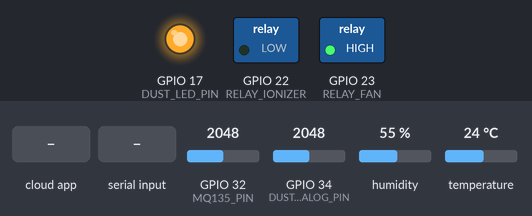
Simulated run of this sketch. Board: ESP32. On the bench: switched loads named in the sketch (green lamp = pin HIGH), output pins drawn as LEDs (lit = HIGH). Inputs (shaded band) come from the test bench; at power-on: GPIO 32 (MQ135_PIN) = 2048, GPIO 34 (DUST_ANALOG_PIN) = 2048, humidity 55 %, temperature 24 °C (analog values on the 0–4095 scale). WiFi joins after 1.5 s; servers stay silent unless stated; the local clock reads 2024-03-15 10:24:30 at power-on unless the sketch sets it; the Firebase database answers and starts empty; what the sketch prints to the serial monitor is not drawn.

Above: at 4.8 s.
4.9 s: the phone or cloud app sets fan to 1
At 7.6 s:
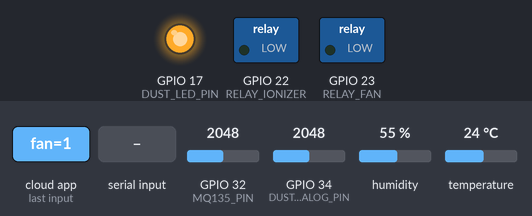
8.2 s: the phone or cloud app sets ionizer to 1
At 9.3 s:
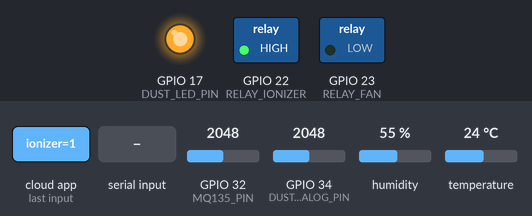
10.3 s: "fan off\n" received over Serial
At 11.7 s:
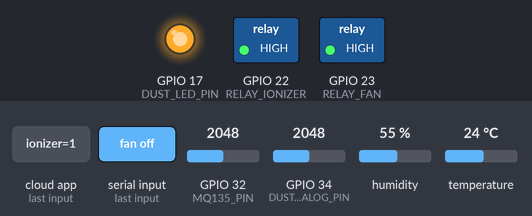
17.6 s: the phone or cloud app sets ionizer to 0
At 20.5 s:
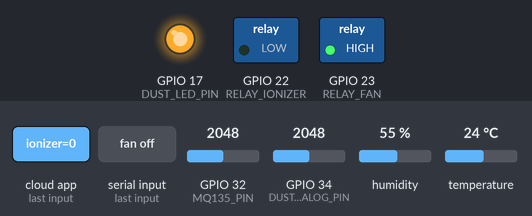
Timing chart, 0 to 21.0 s (numbered marks = the images above; inputs shaded):
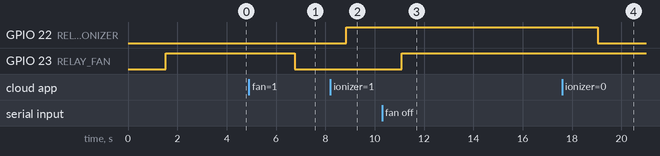

The sketch:

AangAirControlSystem.ino
```cpp
/*
 * AANG AIR CONTROL SYSTEM
 * ESP32 IoT Air Purifier + LG AC IR Control + Firebase Integration
 *
 * Sensors:
 * - DHT22 (Temperature & Humidity)
 * - MQ-135 (Gas/CO Detection)
 * - GP2Y1014AU (Dust/PM2.5 Sensor)
 *
 * Actuators:
 * - Relay Fan (Active LOW)
 * - Relay Ionizer (Active HIGH)
 * - IR Transmitter for LG AC
 *
 * Communication: Firebase Realtime Database
 */

#include <Arduino.h>
#include <WiFi.h>
#include <Firebase_ESP_Client.h>
#include <DHT.h>
#include <time.h>

// IR Remote Library
#define DECODE_LG
#define DECODE_DISTANCE_WIDTH
#define DECODE_HASH
#define RAW_BUFFER_LENGTH 750
#define RECORD_GAP_MICROS 12000
#include <IRremote.hpp>

// ================= FIREBASE CONFIG =================
#define FIREBASE_HOST ""
#define FIREBASE_AUTH ""

// ================= WIFI CONFIG =================
#define WIFI_SSID ""
#define WIFI_PASSWORD ""

// ================= PIN DEFINITIONS =================
// Sensors
#define MQ135_PIN       32
#define DUST_ANALOG_PIN 34
#define DUST_LED_PIN    17
#define DHT_PIN         4
#define DHT_TYPE        DHT22

// Actuators
#define RELAY_FAN       23    // ACTIVE LOW
#define RELAY_IONIZER   22    // ACTIVE HIGH

// IR
#define IR_SEND_PIN     5
#define IR_RECEIVE_PIN  15

// ================= DUST SENSOR TIMING =================
#define SAMPLING_TIME   280
#define DELTA_TIME      40
#define SLEEP_TIME      9680

// ================= TIMING CONFIG =================
#define SEND_INTERVAL       5000   // Send data every 5 seconds
#define COMMAND_CHECK_INTERVAL 1000 // Check commands every 1 second
#define NTP_SERVER "pool.ntp.org"
#define GMT_OFFSET_SEC 25200       // GMT+7 Indonesia
#define DAYLIGHT_OFFSET_SEC 0

// ================= OBJECTS =================
FirebaseData fbdo;
FirebaseData streamFbdo;
FirebaseAuth auth;
FirebaseConfig config;
DHT dht(DHT_PIN, DHT_TYPE);

// ================= STATE VARIABLES =================
struct SensorData {
  float temperature;
  float humidity;
  float gasLevel;      // MQ135 in ppm approximation
  float pm25;          // PM2.5 in mg/m³
  int mq135Raw;        // Raw ADC value
  String timestamp;
};

struct DeviceState {
  bool fanOn;
  bool ionizerOn;
  bool acOn;
  int acTemp;
  bool jetCool;
};

SensorData sensors;
DeviceState devices = {false, false, true, 24, false};
DeviceState lastDevices = {false, false, true, 24, false};

unsigned long lastSendTime = 0;
unsigned long lastCommandCheckTime = 0;
String deviceId = "AANG_NODE_01";
bool firebaseReady = false;

// ================= IR RAW DATA FOR LG AC =================
uint16_t lgOnRaw[] = {3400,9950,500,1600,500,550,500,550,500,500,550,1550,500,550,500,550,500,550,500,550,500,550,500,500,550,500,550,500,550,500,500,550,500,550,500,550,500,1550,500,550,500,550,500,550,500,1550,550,500,550,500,500,1600,500,550,500,550,500,550,550};

uint16_t lgOffRaw[] = {3200,9950,500,1550,550,500,550,500,500,550,500,1600,500,550,500,550,500,500,550,1550,550,1550,500,550,500,500,550,500,550,500,500,550,500,550,500,550,500,550,500,500,550,500,550,500,500,1600,500,550,500,1550,550,500,550,500,500,550,500,1600,500};

uint16_t lg16Raw[] = {3400,9950,500,1600,550,500,500,550,500,550,500,1550,550,500,500,550,500,550,500,500,550,500,550,500,500,550,500,1600,500,550,500,550,500,500,550,500,550,500,500,550,500,1600,500,500,550,1550,500,550,500,550,500,1600,500,1600,500,500,550,1550,500};
uint16_t lg17Raw[] = {3350,9950,550,1600,500,550,450,550,500,550,500,1600,500,550,450,600,500,500,550,500,500,550,500,550,450,600,500,1550,500,550,500,550,500,550,500,550,450,600,450,1600,500,550,500,550,500,1550,550,500,550,500,500,1600,500,1600,500,1550,550,500,500};
uint16_t lg18Raw[] = {3350,9950,500,1550,550,550,450,600,500,500,500,1600,500,550,500,550,500,550,450,600,450,600,450,600,450,600,500,1550,500,550,500,550,500,550,500,550,450,600,500,1550,500,1600,500,550,500,1600,500,550,500,500,500,1600,500,1600,500,1550,500,1600,500};
uint16_t lg19Raw[] = {3400,9950,550,1550,500,550,500,550,500,550,500,1550,550,500,550,500,550,500,550,500,500,550,500,550,500,550,500,1550,500,550,500,500,550,550,500,550,500,1600,500,550,500,550,500,500,550,1550,550,500,550,500,500,550,500,550,500,500,550,500,550};
uint16_t lg20Raw[] = {3400,9950,500,1550,550,500,550,500,550,500,500,1600,500,550,500,550,500,500,550,500,550,500,550,500,550,500,1550,500,550,500,550,500,550,500,500,550,1550,500,550,500,1600,500,500,550,1550,500,550,550,500,500,550,500,500,550,500,550,1550,500};
uint16_t lg21Raw[] = {3400,9900,500,1550,550,500,550,500,550,500,500,1600,500,550,500,550,500,500,550,500,550,500,550,500,550,500,1550,500,550,500,550,500,550,500,500,550,1550,500,550,500,1600,500,500,550,1550,500,550,550,500,500,550,500,500,550,500,550,1550,500};
uint16_t lg22Raw[] = {3400,9900,550,1550,550,500,550,500,550,500,500,1600,500,550,500,550,500,500,550,500,550,550,500,500,550,500,550,1550,500,550,500,550,500,550,500,500,550,1550,500,1600,500,1550,550,500,550,1550,500,550,500,550,500,500,550,500,550,1550,500,1600,500};
uint16_t lg23Raw[] = {3400,9950,500,1600,500,550,500,500,550,500,550,1550,550,500,500,550,500,550,500,550,500,550,500,550,500,550,500,1550,550,500,550,500,500,550,500,1550,550,500,550,500,500,550,500,550,500,1600,500,550,500,500,550,500,550,1550,500,550,500,550,500};
uint16_t lg24Raw[] = {3400,9900,500,1600,500,550,500,550,500,550,450,1650,450,550,500,550,500,550,500,550,450,600,450,550,500,550,500,1600,500,550,450,600,500,550,450,1600,500,550,500,550,500,1600,500,500,500,1600,500,550,500,550,500,550,500,1600,500,550,500,1550,500};
uint16_t lg25Raw[] = {3400,9900,500,1600,500,550,500,500,550,500,500,1600,500,550,500,550,500,500,550,500,550,500,500,550,500,550,500,1550,550,500,500,550,500,550,500,1600,500,550,500,1550,550,500,500,550,500,1550,550,500,550,500,550,500,550,1550,500,1600,500,550,500};

uint16_t lgJetOnRaw[] = {3250,9950,500,1550,550,500,550,500,550,500,500,1600,500,550,500,500,550,500,550,500,550,500,500,550,500,1600,500,500,550,500,550,500,550,500,550,500,500,550,500,550,500,500,550,1550,500,550,500,550,500,500,550,1550,500,550,500,550,500,1600,500};

uint16_t lgJetOffRaw[] = {3400,9950,500,1550,550,500,550,500,550,500,500,1600,500,550,500,500,550,500,550,500,550,500,500,550,500,550,500,1550,550,500,500,550,550,500,500,550,500,550,500,1550,550,1550,500,550,550,1500,550,500,550,500,550,1550,500,1600,550,1500,550,1550,550};

// ================= FUNCTION PROTOTYPES =================
void connectWiFi();
void initFirebase();
void initTime();
void readSensors();
void sendSensorData();
void checkDeviceCommands();
void executeDeviceControl();
void sendIRCommand(int temp);
String getTimestamp();
float readDustSensor();
float readGasSensor();

// ================= SETUP =================
void setup() {
  Serial.begin(115200);
  delay(1500);

  Serial.println("\n╔════════════════════════════════════════╗");
  Serial.println("║   AANG AIR CONTROL SYSTEM v2.0         ║");
  Serial.println("║   IoT Air Purifier + Firebase          ║");
  Serial.println("╚════════════════════════════════════════╝\n");

  // Initialize ADC
  analogReadResolution(12);

  // Initialize Relay Pins
  pinMode(RELAY_FAN, OUTPUT);
  pinMode(RELAY_IONIZER, OUTPUT);
  digitalWrite(RELAY_FAN, HIGH);      // OFF (Active LOW)
  digitalWrite(RELAY_IONIZER, LOW);   // OFF (Active HIGH)

  // Initialize Dust Sensor LED
  pinMode(DUST_LED_PIN, OUTPUT);
  digitalWrite(DUST_LED_PIN, HIGH);

  // Initialize DHT
  dht.begin();

  // Initialize IR
  IrSender.begin(IR_SEND_PIN);
  IrReceiver.begin(IR_RECEIVE_PIN, DISABLE_LED_FEEDBACK);

  // Connect WiFi
  connectWiFi();

  // Initialize Time
  initTime();

  // Initialize Firebase
  initFirebase();

  // Send initial status
  sendSensorData();

  Serial.println("\n[READY] System initialized successfully!");
  Serial.println("[INFO] Monitoring & Control Active\n");
}

// ================= MAIN LOOP =================
void loop() {
  // Check WiFi
  if (WiFi.status() != WL_CONNECTED) {
    Serial.println("[WIFI] Reconnecting...");
    connectWiFi();
  }

  // Read sensors and send data at interval
  if (millis() - lastSendTime >= SEND_INTERVAL) {
    lastSendTime = millis();
    readSensors();
    sendSensorData();
  }

  // Check device commands at interval
  if (millis() - lastCommandCheckTime >= COMMAND_CHECK_INTERVAL) {
    lastCommandCheckTime = millis();
    checkDeviceCommands();
  }

  // Handle Serial commands for debugging
  if (Serial.available()) {
    String cmd = Serial.readStringUntil('\n');
    cmd.trim();
    cmd.toLowerCase();
    handleSerialCommand(cmd);
  }

  delay(100);
}

// ================= WIFI CONNECTION =================
void connectWiFi() {
  Serial.print("[WIFI] Connecting to ");
  Serial.println(WIFI_SSID);

  WiFi.mode(WIFI_STA);
  WiFi.begin(WIFI_SSID, WIFI_PASSWORD);

  int attempts = 0;
  while (WiFi.status() != WL_CONNECTED && attempts < 30) {
    delay(500);
    Serial.print(".");
    attempts++;
  }

  if (WiFi.status() == WL_CONNECTED) {
    Serial.println("\n[WIFI] Connected!");
    Serial.print("[WIFI] IP: ");
    Serial.println(WiFi.localIP());
  } else {
    Serial.println("\n[WIFI] Failed! Restarting...");
    ESP.restart();
  }
}

// ================= FIREBASE INITIALIZATION =================
void initFirebase() {
  Serial.println("[FIREBASE] Initializing...");

  config.database_url = FIREBASE_HOST;
  config.signer.tokens.legacy_token = FIREBASE_AUTH;

  Firebase.begin(&config, &auth);
  Firebase.reconnectWiFi(true);

  fbdo.setResponseSize(4096);

  int attempts = 0;
  while (!Firebase.ready() && attempts < 10) {
    Serial.print(".");
    delay(500);
    attempts++;
  }

  if (Firebase.ready()) {
    firebaseReady = true;
    Serial.println("\n[FIREBASE] Connected!");

    // Initialize device control defaults
    FirebaseJson controlJson;
    controlJson.set("fan", false);
    controlJson.set("ionizer", false);
    controlJson.set("ac/on", true);
    controlJson.set("ac/temp", 24);
    controlJson.set("ac/jetCool", false);
    Firebase.RTDB.setJSON(&fbdo, "device_control", &controlJson);

  } else {
    Serial.println("\n[FIREBASE] Connection failed!");
  }
}

// ================= TIME INITIALIZATION =================
void initTime() {
  Serial.println("[TIME] Syncing NTP...");
  configTime(GMT_OFFSET_SEC, DAYLIGHT_OFFSET_SEC, NTP_SERVER);

  struct tm timeinfo;
  if (getLocalTime(&timeinfo)) {
    Serial.printf("[TIME] %04d-%02d-%02d %02d:%02d:%02d\n",
      timeinfo.tm_year + 1900, timeinfo.tm_mon + 1, timeinfo.tm_mday,
      timeinfo.tm_hour, timeinfo.tm_min, timeinfo.tm_sec);
  }
}

// ================= GET TIMESTAMP =================
String getTimestamp() {
  struct tm timeinfo;
  if (!getLocalTime(&timeinfo)) {
    return "1970-01-01 00:00:00";
  }
  char buffer[25];
  sprintf(buffer, "%04d-%02d-%02d %02d:%02d:%02d",
    timeinfo.tm_year + 1900, timeinfo.tm_mon + 1, timeinfo.tm_mday,
    timeinfo.tm_hour, timeinfo.tm_min, timeinfo.tm_sec);
  return String(buffer);
}

// ================= READ DUST SENSOR (GP2Y1014AU) =================
float readDustSensor() {
  digitalWrite(DUST_LED_PIN, LOW);
  delayMicroseconds(SAMPLING_TIME);

  int dustADC = analogRead(DUST_ANALOG_PIN);

  delayMicroseconds(DELTA_TIME);
  digitalWrite(DUST_LED_PIN, HIGH);
  delayMicroseconds(SLEEP_TIME);

  float dustVolt = dustADC * (3.3 / 4095.0);
  float dustDensity = (0.17 * dustVolt - 0.1);

  if (dustDensity < 0) dustDensity = 0;
  if (dustDensity > 0.5) dustDensity = 0.5;

  // Convert mg/m³ to µg/m³ for display (multiply by 1000)
  // But we'll store in mg/m³ as per reference code
  return dustDensity;
}

// ================= READ GAS SENSOR (MQ-135) =================
float readGasSensor() {
  int rawValue = analogRead(MQ135_PIN);
  sensors.mq135Raw = rawValue;

  // Convert to approximate ppm (simplified formula)
  // Real calibration needed for accurate values
  float voltage = rawValue * (3.3 / 4095.0);
  float ppm = voltage * 1.5; // Simplified conversion for display (0-5 range)

  if (ppm < 0) ppm = 0;
  if (ppm > 5) ppm = 5;

  return ppm;
}

// ================= READ ALL SENSORS =================
void readSensors() {
  // Read DHT22
  sensors.temperature = dht.readTemperature();
  sensors.humidity = dht.readHumidity();

  // Validate DHT readings
  if (isnan(sensors.temperature)) sensors.temperature = 25.0;
  if (isnan(sensors.humidity)) sensors.humidity = 60.0;

  // Read Dust Sensor
  sensors.pm25 = readDustSensor();

  // Read Gas Sensor
  sensors.gasLevel = readGasSensor();

  // Get timestamp
  sensors.timestamp = getTimestamp();

  // Print to Serial
  Serial.println("\n╔═══════ SENSOR READING ═══════╗");
  Serial.printf("║ Temperature : %.1f °C        ║\n", sensors.temperature);
  Serial.printf("║ Humidity    : %.1f %%         ║\n", sensors.humidity);
  Serial.printf("║ PM2.5       : %.3f mg/m³     ║\n", sensors.pm25);
  Serial.printf("║ Gas Level   : %.2f ppm       ║\n", sensors.gasLevel);
  Serial.printf("║ MQ135 Raw   : %d             ║\n", sensors.mq135Raw);
  Serial.println("╚══════════════════════════════╝");
}

// ================= SEND DATA TO FIREBASE =================
void sendSensorData() {
  if (!firebaseReady || !Firebase.ready()) {
    Serial.println("[FIREBASE] Not ready!");
    return;
  }

  // Calculate PM2.5 display value (µg/m³)
  float pm25_ugm3 = sensors.pm25 * 1000;
  if (pm25_ugm3 > 500) pm25_ugm3 = 500;

  // Create JSON for latest sensor data
  FirebaseJson sensorJson;
  sensorJson.set("temperature", sensors.temperature);
  sensorJson.set("humidity", sensors.humidity);
  sensorJson.set("pm25", pm25_ugm3);           // Store as µg/m³
  sensorJson.set("pm25_raw", sensors.pm25);    // Store raw mg/m³
  sensorJson.set("gasLevel", sensors.gasLevel);
  sensorJson.set("mq135Raw", sensors.mq135Raw);
  sensorJson.set("timestamp", sensors.timestamp);
  sensorJson.set("deviceId", deviceId);

  // Send to latest
  if (Firebase.RTDB.setJSON(&fbdo, "sensor_data/latest", &sensorJson)) {
    Serial.println("[FIREBASE] Sensor data sent!");
  } else {
    Serial.printf("[FIREBASE] Error: %s\n", fbdo.errorReason().c_str());
  }

  // Also save to history with timestamp key
  String historyPath = "sensor_data/history/" + String(millis());
  Firebase.RTDB.setJSON(&fbdo, historyPath.c_str(), &sensorJson);

  // Update device status
  FirebaseJson statusJson;
  statusJson.set("online", true);
  statusJson.set("lastSeen", sensors.timestamp);
  statusJson.set("ip", WiFi.localIP().toString());
  statusJson.set("rssi", WiFi.RSSI());
  statusJson.set("deviceId", deviceId);
  statusJson.set("fanState", devices.fanOn);
  statusJson.set("ionizerState", devices.ionizerOn);
  statusJson.set("acState", devices.acOn);
  statusJson.set("acTemp", devices.acTemp);

  Firebase.RTDB.setJSON(&fbdo, "device_status/" + deviceId, &statusJson);
}

// ================= CHECK DEVICE COMMANDS =================
void checkDeviceCommands() {
  if (!firebaseReady || !Firebase.ready()) return;

  // Check Fan command
  if (Firebase.RTDB.getBool(&fbdo, "device_control/fan")) {
    devices.fanOn = fbdo.boolData();
  }

  // Check Ionizer command
  if (Firebase.RTDB.getBool(&fbdo, "device_control/ionizer")) {
    devices.ionizerOn = fbdo.boolData();
  }

  // Check AC commands
  if (Firebase.RTDB.getBool(&fbdo, "device_control/ac/on")) {
    devices.acOn = fbdo.boolData();
  }
  if (Firebase.RTDB.getInt(&fbdo, "device_control/ac/temp")) {
    devices.acTemp = fbdo.intData();
  }
  if (Firebase.RTDB.getBool(&fbdo, "device_control/ac/jetCool")) {
    devices.jetCool = fbdo.boolData();
  }

  // Execute if changed
  executeDeviceControl();
}

// ================= EXECUTE DEVICE CONTROL =================
void executeDeviceControl() {
  // Fan Control
  if (devices.fanOn != lastDevices.fanOn) {
    if (devices.fanOn) {
      digitalWrite(RELAY_FAN, LOW);  // ON (Active LOW)
      Serial.println("[DEVICE] ✔ FAN ON");
    } else {
      digitalWrite(RELAY_FAN, HIGH); // OFF
      Serial.println("[DEVICE] ✔ FAN OFF");
    }
    lastDevices.fanOn = devices.fanOn;
  }

  // Ionizer Control
  if (devices.ionizerOn != lastDevices.ionizerOn) {
    if (devices.ionizerOn) {
      digitalWrite(RELAY_IONIZER, HIGH); // ON (Active HIGH)
      Serial.println("[DEVICE] ✔ IONIZER ON");
    } else {
      digitalWrite(RELAY_IONIZER, LOW);  // OFF
      Serial.println("[DEVICE] ✔ IONIZER OFF");
    }
    lastDevices.ionizerOn = devices.ionizerOn;
  }

  // AC Control
  if (devices.acOn != lastDevices.acOn) {
    if (devices.acOn) {
      IrSender.sendRaw(lgOnRaw, sizeof(lgOnRaw)/2, 38);
      Serial.println("[DEVICE] ✔ AC ON");
      delay(200);
      sendIRCommand(devices.acTemp);
    } else {
      IrSender.sendRaw(lgOffRaw, sizeof(lgOffRaw)/2, 38);
      Serial.println("[DEVICE] ✔ AC OFF");
    }
    lastDevices.acOn = devices.acOn;
  }

  // AC Temperature
  if (devices.acTemp != lastDevices.acTemp && devices.acOn) {
    sendIRCommand(devices.acTemp);
    Serial.printf("[DEVICE] ✔ AC TEMP SET TO %d°C\n", devices.acTemp);
    lastDevices.acTemp = devices.acTemp;
  }

  // Jet Cool
  if (devices.jetCool != lastDevices.jetCool && devices.acOn) {
    if (devices.jetCool) {
      IrSender.sendRaw(lgJetOnRaw, sizeof(lgJetOnRaw)/2, 38);
      Serial.println("[DEVICE] ✔ JET COOL ON");
    } else {
      IrSender.sendRaw(lgJetOffRaw, sizeof(lgJetOffRaw)/2, 38);
      Serial.println("[DEVICE] ✔ JET COOL OFF");
    }
    lastDevices.jetCool = devices.jetCool;
  }
}

// ================= SEND IR COMMAND FOR TEMPERATURE =================
void sendIRCommand(int temp) {
  switch(temp) {
    case 16: IrSender.sendRaw(lg16Raw, sizeof(lg16Raw)/2, 38); break;
    case 17: IrSender.sendRaw(lg17Raw, sizeof(lg17Raw)/2, 38); break;
    case 18: IrSender.sendRaw(lg18Raw, sizeof(lg18Raw)/2, 38); break;
    case 19: IrSender.sendRaw(lg19Raw, sizeof(lg19Raw)/2, 38); break;
    case 20: IrSender.sendRaw(lg20Raw, sizeof(lg20Raw)/2, 38); break;
    case 21: IrSender.sendRaw(lg21Raw, sizeof(lg21Raw)/2, 38); break;
    case 22: IrSender.sendRaw(lg22Raw, sizeof(lg22Raw)/2, 38); break;
    case 23: IrSender.sendRaw(lg23Raw, sizeof(lg23Raw)/2, 38); break;
    case 24: IrSender.sendRaw(lg24Raw, sizeof(lg24Raw)/2, 38); break;
    case 25: IrSender.sendRaw(lg25Raw, sizeof(lg25Raw)/2, 38); break;
    default: IrSender.sendRaw(lg24Raw, sizeof(lg24Raw)/2, 38); break;
  }
  delay(150);
}

// ================= HANDLE SERIAL COMMANDS =================
void handleSerialCommand(String cmd) {
  if (cmd == "status") {
    readSensors();
  }
  else if (cmd == "fan on") {
    devices.fanOn = true;
    Firebase.RTDB.setBool(&fbdo, "device_control/fan", true);
    executeDeviceControl();
  }
  else if (cmd == "fan off") {
    devices.fanOn = false;
    Firebase.RTDB.setBool(&fbdo, "device_control/fan", false);
    executeDeviceControl();
  }
  else if (cmd == "ion on") {
    devices.ionizerOn = true;
    Firebase.RTDB.setBool(&fbdo, "device_control/ionizer", true);
    executeDeviceControl();
  }
  else if (cmd == "ion off") {
    devices.ionizerOn = false;
    Firebase.RTDB.setBool(&fbdo, "device_control/ionizer", false);
    executeDeviceControl();
  }
  else if (cmd == "on") {
    devices.acOn = true;
    Firebase.RTDB.setBool(&fbdo, "device_control/ac/on", true);
    executeDeviceControl();
  }
  else if (cmd == "off") {
    devices.acOn = false;
    Firebase.RTDB.setBool(&fbdo, "device_control/ac/on", false);
    executeDeviceControl();
  }
  else if (cmd.toInt() >= 16 && cmd.toInt() <= 25) {
    devices.acTemp = cmd.toInt();
    Firebase.RTDB.setInt(&fbdo, "device_control/ac/temp", devices.acTemp);
    executeDeviceControl();
  }
  else if (cmd == "jeton") {
    devices.jetCool = true;
    Firebase.RTDB.setBool(&fbdo, "device_control/ac/jetCool", true);
    executeDeviceControl();
  }
  else if (cmd == "jetoff") {
    devices.jetCool = false;
    Firebase.RTDB.setBool(&fbdo, "device_control/ac/jetCool", false);
    executeDeviceControl();
  }
  else {
    Serial.println("✖ COMMAND TIDAK DIKENAL");
    Serial.println("Commands: status, fan on/off, ion on/off, on, off, 16-25, jeton, jetoff");
  }
}
```

Measured:
- after the input at 4.9 s, GPIO 23 (RELAY_FAN): HIGH → LOW after 1.9 s
- after the input at 8.2 s, GPIO 22 (RELAY_IONIZER): LOW → HIGH after 0.65 s
- after the input at 10.3 s, GPIO 23 (RELAY_FAN): LOW → HIGH after 0.81 s
- after the input at 17.6 s, GPIO 22 (RELAY_IONIZER): HIGH → LOW after 1.4 s
